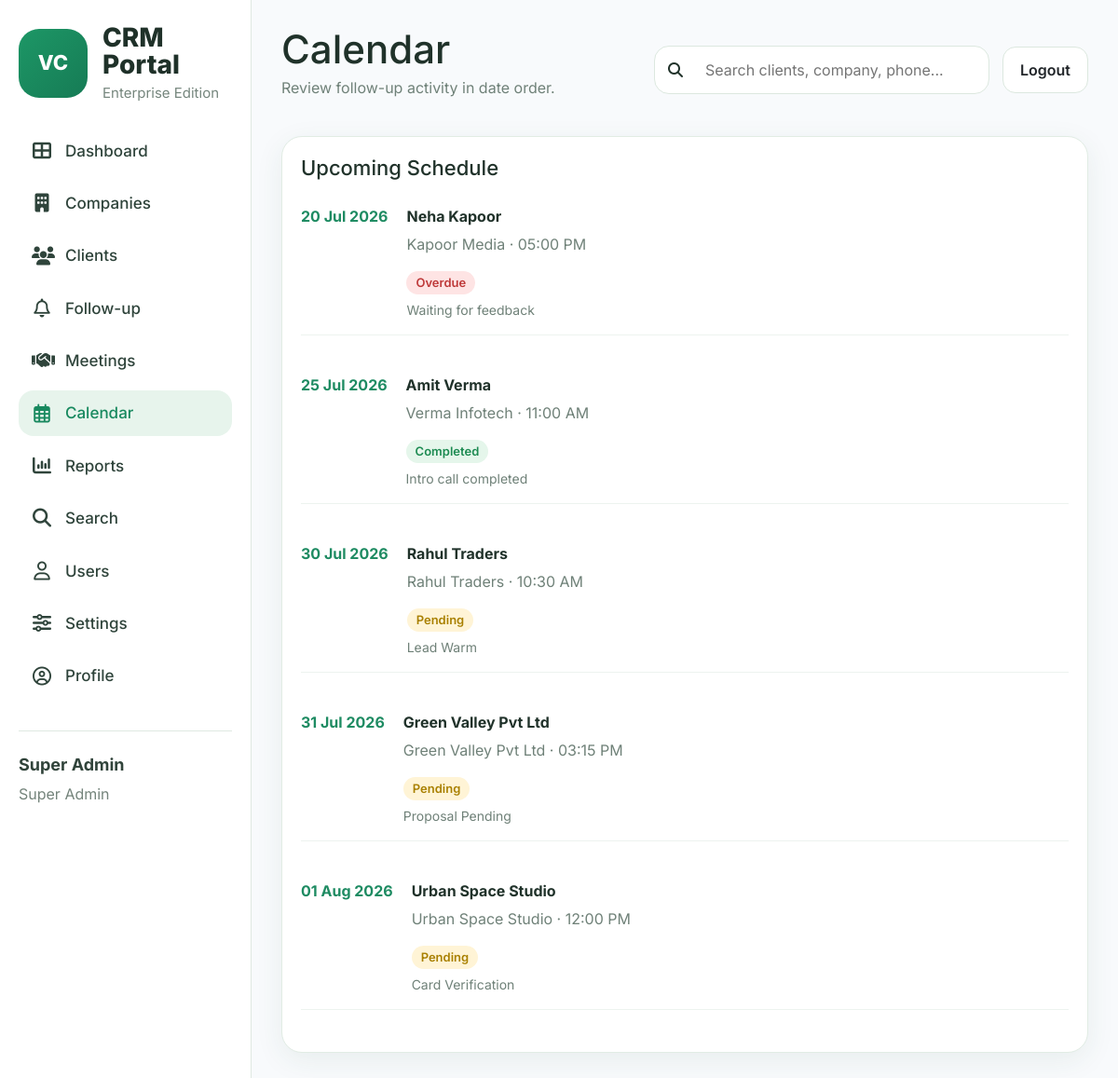
Screenshot of /modules/calendar.php (signed in) with the database file from the repository.
### tables this page shows
CREATE TABLE follow_ups (
    id INT AUTO_INCREMENT PRIMARY KEY,
    client_id INT NOT NULL,
    followup_date DATETIME NOT NULL,
    status ENUM('Pending','Completed','Overdue') DEFAULT 'Pending',
    notes VARCHAR(255) DEFAULT NULL,
    created_by INT DEFAULT NULL,
    created_at TIMESTAMP DEFAULT CURRENT_TIMESTAMP,
    CONSTRAINT fk_follow_client FOREIGN KEY (client_id) REFERENCES clients(id) ON DELETE CASCADE,
    CONSTRAINT fk_follow_user FOREIGN KEY (created_by) REFERENCES users(id) ON DELETE SET NULL
);

CREATE TABLE clients (
    id INT AUTO_INCREMENT PRIMARY KEY,
    name VARCHAR(120) NOT NULL,
    company VARCHAR(150) NOT NULL,
    phone VARCHAR(30) NOT NULL,
    email VARCHAR(120) DEFAULT NULL,
    status ENUM('Active','Pending','Qualified','Inactive') DEFAULT 'Active',
    assigned_to INT DEFAULT NULL,
    notes TEXT,
    created_at TIMESTAMP DEFAULT CURRENT_TIMESTAMP,
    CONSTRAINT fk_client_user FOREIGN KEY (assigned_to) REFERENCES users(id) ON DELETE SET NULL
);

### includes/functions.php (called while the page is built, shortened)
<?php
require_once __DIR__ . '/db.php';
function esc($value) {
    return htmlspecialchars((string)$value, ENT_QUOTES, 'UTF-8');
}
function fetch_all(string $sql, array $params = []): array {
    global $pdo; $stmt = $pdo->prepare($sql); $stmt->execute($params); return $stmt->fetchAll();
}
function status_badge_class(string $status): string {
    return match ($status) {
        'Active', 'Completed', 'Qualified' => 'success',
        'Pending' => 'warning',
        'Overdue', 'Inactive' => 'danger',
        default => 'default',
    };
}
function page_title(): string { return $GLOBALS['pageTitle'] ?? 'Dashboard'; }
function page_description(): string { return $GLOBALS['pageDescription'] ?? 'Track clients, uploads, reminders and team activity in one place.'; }
function active_nav(string $page): string { return basename($_SERVER['PHP_SELF']) === $page ? 'active' : ''; }

### modules/calendar.php (the view, shortened to what this page needs)
<?php
require_once __DIR__ . '/../includes/functions.php';
$followups = fetch_all('SELECT f.followup_date, f.status, f.notes, c.name AS client_name, c.company FROM follow_ups f INNER JOIN clients c ON c.id = f.client_id ORDER BY f.followup_date ASC');
include __DIR__ . '/../includes/header.php';
include __DIR__ . '/../includes/sidebar.php';
?>
<main class="main-content"><?php include __DIR__ . '/../includes/topbar.php'; ?>
<section class="panel"><div class="panel-header"><h3>Upcoming Schedule</h3></div><div class="timeline"><?php foreach($followups as $row): ?><div class="timeline-item"><div class="timeline-date"><?= date('d M Y', strtotime($row['followup_date'])) ?></div><div class="timeline-body"><strong><?= esc($row['client_name']) ?></strong><p><?= esc($row['company']) ?> · <?= date('h:i A', strtotime($row['followup_date'])) ?></p><span class="badge <?= status_badge_class($row['status']) ?>"><?= esc($row['status']) ?></span><small><?= esc($row['notes']) ?></small></div></div><?php endforeach; ?></div></section></main>
<?php include __DIR__ . '/../includes/footer.php'; ?>

### includes/header.php (shortened to what this page needs)
<?php require_once __DIR__ . '/functions.php'; require_login(); ?>
<!doctype html>
<html lang="en">
<head>
    <link rel="stylesheet" href="https://cdnjs.cloudflare.com/ajax/libs/font-awesome/6.6.0/css/all.min.css">
    <link rel="stylesheet" href="https://cdn.jsdelivr.net/npm/bootstrap@5.3.3/dist/css/bootstrap.min.css">
    <link rel="stylesheet" href="<?= BASE_URL ?>assets/css/style.css">
</head>
<body>
<div class="app-shell">

### includes/sidebar.php
<aside class="sidebar">
        <div class="brand-block">
                <div class="brand-icon">VC</div>
                <div>
                        <h1>CRM Portal</h1>
                        <p>Enterprise Edition</p>
                </div>
        </div>
        <nav class="side-nav">
                <a href="<?= BASE_URL ?>index.php" class="<?= active_nav('index.php') ?>"><i
                                class="fa-solid fa-table-cells-large"></i><span>Dashboard</span></a>
                <a href="<?= BASE_URL ?>modules/company_list.php"><i
                                class="fa-solid fa-building"></i><span>Companies</span></a>
                <a href="<?= BASE_URL ?>modules/clients.php" class="<?= active_nav('clients.php') ?>"><i
                                class="fa-solid fa-users"></i><span>Clients</span></a>
                <a href="<?= BASE_URL ?>modules/followups.php" class="<?= active_nav('followups.php') ?>"><i
                                class="fa-regular fa-bell"></i><span>Follow-up</span></a>
                <a href="<?= BASE_URL ?>modules/meetings.php" class="<?= active_nav('meetings.php') ?>">
                        <i class="fa-solid fa-handshake"></i>
                        <span>Meetings</span>
                </a>
                <a href="<?= BASE_URL ?>modules/calendar.php" class="<?= active_nav('calendar.php') ?>"><i
                                class="fa-regular fa-calendar-days"></i><span>Calendar</span></a>
                <a href="<?= BASE_URL ?>modules/reports.php" class="<?= active_nav('reports.php') ?>"><i
                                class="fa-solid fa-chart-column"></i><span>Reports</span></a>
                <a href="<?= BASE_URL ?>modules/search.php" class="<?= active_nav('search.php') ?>"><i
                                class="fa-solid fa-magnifying-glass"></i><span>Search</span></a>
                <a href="<?= BASE_URL ?>modules/users.php" class="<?= active_nav('users.php') ?>"><i
                                class="fa-regular fa-user"></i><span>Users</span></a>
                <a href="<?= BASE_URL ?>modules/settings.php" class="<?= active_nav('settings.php') ?>"><i
                                class="fa-solid fa-sliders"></i><span>Settings</span></a>
                <a href="<?= BASE_URL ?>modules/profile.php" class="<?= active_nav('profile.php') ?>"><i
                                class="fa-regular fa-circle-user"></i><span>Profile</span></a>
        </nav>
        <div class="sidebar-footer">
                <strong><?= esc($_SESSION['user']['role'] ?? 'User') ?></strong><span><?= esc($_SESSION['user']['name'] ?? '') ?></span>
        </div>
</aside>

### includes/topbar.php
<header class="topbar">
    <div>
        <h2><?= esc(page_title()) ?></h2>
        <p><?= esc(page_description()) ?></p>
    </div>
    <div class="topbar-actions">
        <form class="search-bar" method="get" action="<?= BASE_URL ?>modules/search.php">
            <i class="fa-solid fa-magnifying-glass"></i>
            <input type="text" name="q" placeholder="Search clients, company, phone..." value="<?= esc($_GET['q'] ?? '') ?>">
        </form>
        <a class="btn btn-outline" href="<?= BASE_URL ?>auth/logout.php">Logout</a>
    </div>
</header>

### includes/footer.php (shortened to what this page needs)
</div>
</body>
</html>

### assets/css/style.css (style rules this page uses)
:root { --bg: #eef5f1; --card: #ffffff; --line: #dce8df; --text: #20322a; --muted: #6f8178; --primary: #1e8b62; --soft: #e7f5ed; --warning: #f2c94c; --danger: #e45b5b; --success: #40a56d; --shadow: 0 8px 30px rgba(43, 86, 63, 0.08); --radius: 22px; }
* { box-sizing: border-box; margin: 0; padding: 0; }
body { font-family: 'Inter', sans-serif; background: var(--bg); color: var(--text); }
a { text-decoration: none; color: inherit; }
.app-shell { display: flex; min-height: 100vh; background: #edf5f0; }
.sidebar { width: 270px; min-width: 270px; background: #ffffff; border-right: 1px solid #dfe9e2; padding: 26px 20px; flex-direction: column; justify-content: space-between; }
.brand-block { display: flex; align-items: center; gap: 16px; margin-bottom: 28px; }
.brand-icon { width: 74px; height: 74px; border-radius: 22px; background: linear-gradient(135deg, #1d9766, #167b55); color: #fff; display: grid; place-items: center; font-size: 22px; font-weight: 800; flex-shrink: 0; }
.brand-block h1 { font-size: 28px; line-height: 1.05; margin: 0 0 6px 0; color: #1f3129; font-weight: 800; }
.brand-block p { color: #75867d; font-size: 15px; line-height: 1.25; margin: 0; }
.side-nav { display: flex; flex-direction: column; gap: 8px; margin-top: 8px; }
.side-nav a { display: flex; align-items: center; gap: 14px; padding: 14px 14px; border-radius: 16px; color: #2f443b; font-size: 17px; font-weight: 500; transition: 0.2s ease; }
.side-nav a i { width: 22px; font-size: 20px; text-align: center; flex-shrink: 0; }
.side-nav a span { line-height: 1.2; }
.side-nav a:hover, .side-nav a.active { background: #e7f4ec; color: #18895f; }
.sidebar-footer { margin-top: 34px; padding-top: 22px; border-top: 1px solid #dfe9e2; color: #74847b; }
.sidebar-footer strong { display: block; font-size: 18px; color: #31443b; margin-bottom: 6px; }
.sidebar-footer span { display: block; font-size: 16px; }
.main-content { flex: 1; padding: 28px 32px; }
.topbar { display: flex; align-items: center; justify-content: space-between; gap: 20px; margin-bottom: 24px; }
.topbar h2 { font-size: 42px; margin-bottom: 4px; }
.topbar p { color: var(--muted); }
.topbar-actions { display: flex; align-items: center; gap: 14px; }
.search-bar { display: flex; align-items: center; gap: 10px; background: #fff; border: 1px solid var(--line); border-radius: 16px; padding: 0 14px; height: 52px; min-width: 360px; }
.search-bar input { border: none; outline: none; width: 100%; background: transparent; }
.stat-card, .panel { background: var(--card); border: 1px solid #e1ece4; border-radius: var(--radius); box-shadow: var(--shadow); }
.panel { padding: 20px; }
.panel-header { display: flex; align-items: center; justify-content: space-between; margin-bottom: 18px; gap: 10px; }
.panel-header h3 { font-size: 22px; }
.badge { padding: 7px 12px; border-radius: 999px; font-size: 13px; font-weight: 600; display: inline-block; }
.badge.success { background: #e5f6eb; color: #1d8b52; }
.badge.warning { background: #fff4d6; color: #a98000; }
.badge.danger { background: #fee4e4; color: #be3939; }
.follow-list, .timeline { display: flex; flex-direction: column; gap: 16px; }
.follow-item, .timeline-item { padding-bottom: 16px; border-bottom: 1px solid #edf3ef; }
.follow-item p, .placeholder-text, .timeline-body p, .timeline-body small { color: var(--muted); margin-top: 6px; display: block; }
input, select, textarea { width: 100%; border: 1px solid var(--line); border-radius: 14px; padding: 12px 14px; background: #fff; }
.btn { display: inline-flex; align-items: center; justify-content: center; padding: 12px 18px; border-radius: 14px; border: 1px solid transparent; font-weight: 600; }
.btn-outline { background: #fff; border-color: var(--line); }
.timeline-item { display: grid; grid-template-columns: 150px 1fr; gap: 16px; }
.timeline-date { font-weight: 700; color: var(--primary); }
.badge { padding:6px 10px; border-radius:20px; font-size:13px; font-weight:600; }
.success { background:#dcfce7; color:#166534; }
.warning { background:#fef3c7; color:#b45309; }
.main-content { min-height: 100vh; background: #f8fafc; }
.badge { padding: 6px 10px; border-radius: 999px; }
.timeline-item { display:flex; gap:20px; margin-bottom:25px; }

### rows the page displays
follow_ups: followup_date "20 Jul 2026", client.name "Neha Kapoor", client.company "Kapoor Media", followup_date "05:00 PM", status "Overdue", notes "Waiting for feedback"
follow_ups: followup_date "25 Jul 2026", client.name "Amit Verma", client.company "Verma Infotech", followup_date "11:00 AM", status "Completed", notes "Intro call completed"
follow_ups: followup_date "30 Jul 2026", client.name "Rahul Traders", client.company "Rahul Traders", followup_date "10:30 AM", status "Pending", notes "Lead Warm"
follow_ups: followup_date "31 Jul 2026", client.name "Green Valley Pvt Ltd", client.company "Green Valley Pvt Ltd", followup_date "03:15 PM", status "Pending", notes "Proposal Pending"
follow_ups: followup_date "01 Aug 2026", client.name "Urban Space Studio", client.company "Urban Space Studio", followup_date "12:00 PM", status "Pending", notes "Card Verification"

### other values shown
$_SESSION['user']['role'] "Super Admin"
$_SESSION['user']['name'] "Super Admin"
page_title() "Calendar"
page_description() "Review follow-up activity in date order."
